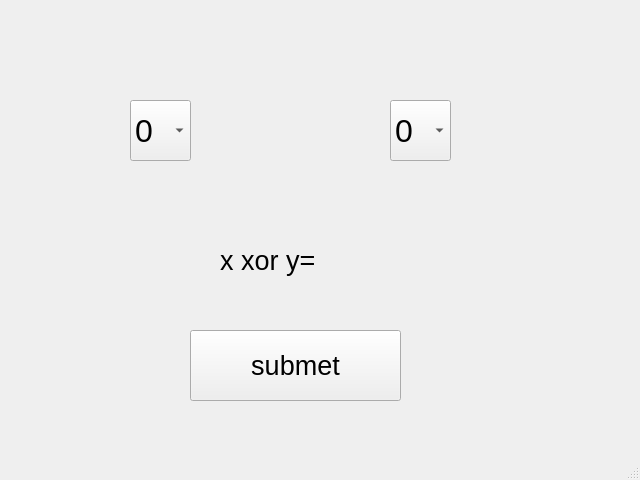
<?xml version="1.0" encoding="UTF-8"?>
<ui version="4.0">
 <class>MainWindow</class>
 <widget class="QMainWindow" name="MainWindow">
  <property name="geometry">
   <rect>
    <x>0</x>
    <y>0</y>
    <width>640</width>
    <height>480</height>
   </rect>
  </property>
  <property name="windowTitle">
   <string>MainWindow</string>
  </property>
  <widget class="QWidget" name="centralwidget">
   <widget class="QComboBox" name="combox">
    <property name="geometry">
     <rect>
      <x>130</x>
      <y>100</y>
      <width>61</width>
      <height>61</height>
     </rect>
    </property>
    <property name="font">
     <font>
      <pointsize>24</pointsize>
     </font>
    </property>
    <item>
     <property name="text">
      <string>0</string>
     </property>
    </item>
    <item>
     <property name="text">
      <string>1</string>
     </property>
    </item>
   </widget>
   <widget class="QComboBox" name="comboy">
    <property name="geometry">
     <rect>
      <x>390</x>
      <y>100</y>
      <width>61</width>
      <height>61</height>
     </rect>
    </property>
    <property name="font">
     <font>
      <pointsize>24</pointsize>
     </font>
    </property>
    <item>
     <property name="text">
      <string>0</string>
     </property>
    </item>
    <item>
     <property name="text">
      <string>1</string>
     </property>
    </item>
   </widget>
   <widget class="QLabel" name="label">
    <property name="geometry">
     <rect>
      <x>220</x>
      <y>230</y>
      <width>151</width>
      <height>61</height>
     </rect>
    </property>
    <property name="font">
     <font>
      <pointsize>20</pointsize>
     </font>
    </property>
    <property name="text">
     <string>x xor y=</string>
    </property>
   </widget>
   <widget class="QPushButton" name="submet">
    <property name="geometry">
     <rect>
      <x>190</x>
      <y>330</y>
      <width>211</width>
      <height>71</height>
     </rect>
    </property>
    <property name="font">
     <font>
      <pointsize>20</pointsize>
     </font>
    </property>
    <property name="text">
     <string>submet</string>
    </property>
   </widget>
  </widget>
  <widget class="QMenuBar" name="menubar">
   <property name="geometry">
    <rect>
     <x>0</x>
     <y>0</y>
     <width>640</width>
     <height>21</height>
    </rect>
   </property>
  </widget>
  <widget class="QStatusBar" name="statusbar"/>
 </widget>
 <resources/>
 <connections/>
</ui>
